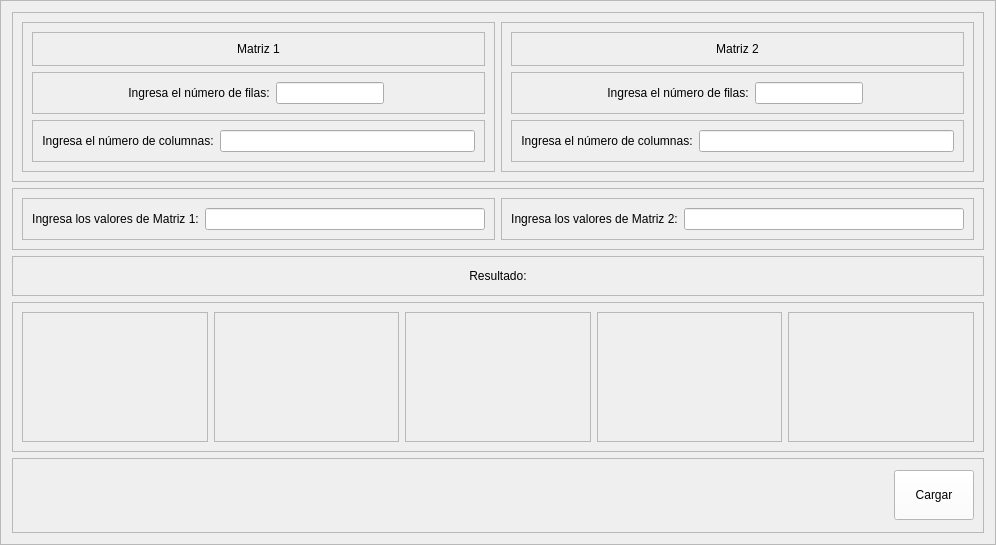
                            <widget class="QFrame" name="frame_13">
                             <property name="frameShape">
                              <enum>QFrame::StyledPanel</enum>
                             </property>
                             <property name="frameShadow">
                              <enum>QFrame::Raised</enum>
                             </property>
                             <layout class="QVBoxLayout" name="verticalLayout_19">
                              <item>
                               <widget class="QFrame" name="frame_10">
                                <property name="minimumSize">
                                 <size>
                                  <width>0</width>
                                  <height>150</height>
                                 </size>
                                </property>
                                <property name="frameShape">
                                 <enum>QFrame::StyledPanel</enum>
                                </property>
                                <property name="frameShadow">
                                 <enum>QFrame::Raised</enum>
                                </property>
                                <layout class="QHBoxLayout" name="horizontalLayout_4">
                                 <item>
                                  <widget class="QFrame" name="frame_50">
                                   <property name="frameShape">
                                    <enum>QFrame::StyledPanel</enum>
                                   </property>
                                   <property name="frameShadow">
                                    <enum>QFrame::Raised</enum>
                                   </property>
                                   <layout class="QVBoxLayout" name="verticalLayout_20">
                                    <item>
                                     <widget class="QFrame" name="frame_52">
                                      <property name="frameShape">
                                       <enum>QFrame::StyledPanel</enum>
                                      </property>
                                      <property name="frameShadow">
                                       <enum>QFrame::Raised</enum>
                                      </property>
                                      <layout class="QVBoxLayout" name="verticalLayout_22">
                                       <item>
                                        <widget class="QLabel" name="label_16">
                                         <property name="styleSheet">
                                          <string notr="true">font: 75 9pt &quot;Open Sans Semibold&quot;</string>
                                         </property>
                                         <property name="text">
                                          <string>Matriz 1</string>
                                         </property>
                                         <property name="alignment">
                                          <set>Qt::AlignCenter</set>
                                         </property>
                                        </widget>
                                       </item>
                                      </layout>
                                     </widget>
                                    </item>
                                    <item>
                                     <widget class="QFrame" name="frame_53">
                                      <property name="frameShape">
                                       <enum>QFrame::StyledPanel</enum>
                                      </property>
                                      <property name="frameShadow">
                                       <enum>QFrame::Raised</enum>
                                      </property>
                                      <layout class="QHBoxLayout" name="horizontalLayout_34">
                                       <property name="leftMargin">
                                        <number>95</number>
                                       </property>
                                       <property name="rightMargin">
                                        <number>100</number>
                                       </property>
                                       <item>
                                        <widget class="QLabel" name="label_18">
                                         <property name="styleSheet">
                                          <string notr="true">font: 75 9pt &quot;Open Sans Semibold&quot;</string>
                                         </property>
                                         <property name="text">
                                          <string>Ingresa el número de filas:</string>
                                         </property>
                                         <property name="alignment">
                                          <set>Qt::AlignCenter</set>
                                         </property>
                                        </widget>
                                       </item>
                                       <item>
                                        <widget class="QLineEdit" name="le_filas_3">
                                         <property name="styleSheet">
                                          <string notr="true">font: 75 8pt &quot;Open Sans Semibold&quot;</string>
                                         </property>
                                        </widget>
                                       </item>
                                      </layout>
                                     </widget>
                                    </item>
                                    <item>
                                     <widget class="QFrame" name="frame_54">
                                      <property name="frameShape">
                                       <enum>QFrame::StyledPanel</enum>
                                      </property>
                                      <property name="frameShadow">
                                       <enum>QFrame::Raised</enum>
                                      </property>
                                      <layout class="QHBoxLayout" name="horizontalLayout_36">
                                       <item>
                                        <widget class="QLabel" name="label_20">
                                         <property name="styleSheet">
                                          <string notr="true">font: 75 9pt &quot;Open Sans Semibold&quot;</string>
                                         </property>
                                         <property name="text">
                                          <string>Ingresa el número de columnas:</string>
                                         </property>
                                         <property name="alignment">
                                          <set>Qt::AlignCenter</set>
                                         </property>
                                        </widget>
                                       </item>
                                       <item>
                                        <widget class="QLineEdit" name="le_columnas_3">
                                         <property name="styleSheet">
                                          <string notr="true">font: 75 8pt &quot;Open Sans Semibold&quot;</string>
                                         </property>
                                        </widget>
                                       </item>
                                      </layout>
                                     </widget>
                                    </item>
                                   </layout>
                                  </widget>
                                 </item>
                                 <item>
                                  <widget class="QFrame" name="frame_51">
                                   <property name="frameShape">
                                    <enum>QFrame::StyledPanel</enum>
                                   </property>
                                   <property name="frameShadow">
                                    <enum>QFrame::Raised</enum>
                                   </property>
                                   <layout class="QVBoxLayout" name="verticalLayout_21">
                                    <item>
                                     <widget class="QFrame" name="frame_55">
                                      <property name="frameShape">
                                       <enum>QFrame::StyledPanel</enum>
                                      </property>
                                      <property name="frameShadow">
                                       <enum>QFrame::Raised</enum>
                                      </property>
                                      <layout class="QVBoxLayout" name="verticalLayout_23">
                                       <item>
                                        <widget class="QLabel" name="label_17">
                                         <property name="styleSheet">
                                          <string notr="true">font: 75 9pt &quot;Open Sans Semibold&quot;</string>
                                         </property>
                                         <property name="text">
                                          <string>Matriz 2</string>
                                         </property>
                                         <property name="alignment">
                                          <set>Qt::AlignCenter</set>
                                         </property>
                                        </widget>
                                       </item>
                                      </layout>
                                     </widget>
                                    </item>
                                    <item>
                                     <widget class="QFrame" name="frame_57">
                                      <property name="frameShape">
                                       <enum>QFrame::StyledPanel</enum>
                                      </property>
                                      <property name="frameShadow">
                                       <enum>QFrame::Raised</enum>
                                      </property>
                                      <layout class="QHBoxLayout" name="horizontalLayout_33">
                                       <property name="leftMargin">
                                        <number>95</number>
                                       </property>
                                       <property name="rightMargin">
                                        <number>100</number>
                                       </property>
                                       <item>
                                        <widget class="QLabel" name="label_19">
                                         <property name="styleSheet">
                                          <string notr="true">font: 75 9pt &quot;Open Sans Semibold&quot;</string>
                                         </property>
                                         <property name="text">
                                          <string>Ingresa el número de filas:</string>
                                         </property>
                                         <property name="alignment">
                                          <set>Qt::AlignCenter</set>
                                         </property>
                                        </widget>
                                       </item>
                                       <item>
                                        <widget class="QLineEdit" name="le_filas_4">
                                         <property name="styleSheet">
                                          <string notr="true">font: 75 8pt &quot;Open Sans Semibold&quot;</string>
                                         </property>
                                        </widget>
                                       </item>
                                      </layout>
                                     </widget>
                                    </item>
                                    <item>
                                     <widget class="QFrame" name="frame_56">
                                      <property name="frameShape">
                                       <enum>QFrame::StyledPanel</enum>
                                      </property>
                                      <property name="frameShadow">
                                       <enum>QFrame::Raised</enum>
                                      </property>
                                      <layout class="QHBoxLayout" name="horizontalLayout_35">
                                       <item>
                                        <widget class="QLabel" name="label_21">
                                         <property name="styleSheet">
                                          <string notr="true">font: 75 9pt &quot;Open Sans Semibold&quot;</string>
                                         </property>
                                         <property name="text">
                                          <string>Ingresa el número de columnas:</string>
                                         </property>
                                         <property name="alignment">
                                          <set>Qt::AlignCenter</set>
                                         </property>
                                        </widget>
                                       </item>
                                       <item>
                                        <widget class="QLineEdit" name="le_columnas_4">
                                         <property name="styleSheet">
                                          <string notr="true">font: 75 8pt &quot;Open Sans Semibold&quot;</string>
                                         </property>
                                        </widget>
                                       </item>
                                      </layout>
                                     </widget>
                                    </item>
                                   </layout>
                                  </widget>
                                 </item>
                                </layout>
                               </widget>
                              </item>
                              <item>
                               <widget class="QFrame" name="frame_46">
                                <property name="frameShape">
                                 <enum>QFrame::StyledPanel</enum>
                                </property>
                                <property name="frameShadow">
                                 <enum>QFrame::Raised</enum>
                                </property>
                                <layout class="QHBoxLayout" name="horizontalLayout_37">
                                 <item>
                                  <widget class="QFrame" name="frame_58">
                                   <property name="frameShape">
                                    <enum>QFrame::StyledPanel</enum>
                                   </property>
                                   <property name="frameShadow">
                                    <enum>QFrame::Raised</enum>
                                   </property>
                                   <layout class="QHBoxLayout" name="horizontalLayout_39">
                                    <item>
                                     <widget class="QLabel" name="label_22">
                                      <property name="styleSheet">
                                       <string notr="true">font: 75 9pt &quot;Open Sans Semibold&quot;</string>
                                      </property>
                                      <property name="text">
                                       <string>Ingresa los valores de Matriz 1:</string>
                                      </property>
                                      <property name="alignment">
                                       <set>Qt::AlignCenter</set>
                                      </property>
                                     </widget>
                                    </item>
                                    <item>
                                     <widget class="QLineEdit" name="le_m1_3">
                                      <property name="styleSheet">
                                       <string notr="true">font: 75 8pt &quot;Open Sans Semibold&quot;</string>
                                      </property>
                                     </widget>
                                    </item>
                                   </layout>
                                  </widget>
                                 </item>
                                 <item>
                                  <widget class="QFrame" name="frame_59">
                                   <property name="frameShape">
                                    <enum>QFrame::StyledPanel</enum>
                                   </property>
                                   <property name="frameShadow">
                                    <enum>QFrame::Raised</enum>
                                   </property>
                                   <layout class="QHBoxLayout" name="horizontalLayout_38">
                                    <item>
                                     <widget class="QLabel" name="label_23">
                                      <property name="styleSheet">
                                       <string notr="true">font: 75 9pt &quot;Open Sans Semibold&quot;</string>
                                      </property>
                                      <property name="text">
                                       <string>Ingresa los valores de Matriz 2:</string>
                                      </property>
                                      <property name="alignment">
                                       <set>Qt::AlignCenter</set>
                                      </property>
                                     </widget>
                                    </item>
                                    <item>
                                     <widget class="QLineEdit" name="le_m2_3">
                                      <property name="styleSheet">
                                       <string notr="true">font: 75 8pt &quot;Open Sans Semibold&quot;</string>
                                      </property>
                                     </widget>
                                    </item>
                                   </layout>
                                  </widget>
                                 </item>
                                </layout>
                               </widget>
                              </item>
                              <item>
                               <widget class="QFrame" name="frame_47">
                                <property name="minimumSize">
                                 <size>
                                  <width>0</width>
                                  <height>40</height>
                                 </size>
                                </property>
                                <property name="maximumSize">
                                 <size>
                                  <width>16777215</width>
                                  <height>40</height>
                                 </size>
                                </property>
                                <property name="frameShape">
                                 <enum>QFrame::StyledPanel</enum>
                                </property>
                                <property name="frameShadow">
                                 <enum>QFrame::Raised</enum>
                                </property>
                                <layout class="QVBoxLayout" name="verticalLayout_24">
                                 <item>
                                  <widget class="QLabel" name="label_24">
                                   <property name="styleSheet">
                                    <string notr="true">font: 75 10pt &quot;Open Sans Semibold&quot;</string>
                                   </property>
                                   <property name="text">
                                    <string>Resultado:</string>
                                   </property>
                                   <property name="alignment">
                                    <set>Qt::AlignCenter</set>
                                   </property>
                                  </widget>
                                 </item>
                                </layout>
                               </widget>
                              </item>
                              <item>
                               <widget class="QFrame" name="frame_48">
                                <property name="minimumSize">
                                 <size>
                                  <width>0</width>
                                  <height>150</height>
                                 </size>
                                </property>
                                <property name="frameShape">
                                 <enum>QFrame::StyledPanel</enum>
                                </property>
                                <property name="frameShadow">
                                 <enum>QFrame::Raised</enum>
                                </property>
                                <layout class="QHBoxLayout" name="horizontalLayout_46">
                                 <item>
                                  <widget class="QFrame" name="frame_60">
                                   <property name="frameShape">
                                    <enum>QFrame::StyledPanel</enum>
                                   </property>
                                   <property name="frameShadow">
                                    <enum>QFrame::Raised</enum>
                                   </property>
                                   <layout class="QHBoxLayout" name="horizontalLayout_41">
                                    <item>
                                     <widget class="QLabel" name="lbl_m1_3">
                                      <property name="styleSheet">
                                       <string notr="true">font: 75 12.5pt &quot;Open Sans Semibold&quot;</string>
                                      </property>
                                      <property name="text">
                                       <string/>
                                      </property>
                                      <property name="alignment">
                                       <set>Qt::AlignCenter</set>
                                      </property>
                                     </widget>
                                    </item>
                                   </layout>
                                  </widget>
                                 </item>
                                 <item>
                                  <widget class="QFrame" name="frame_63">
                                   <property name="frameShape">
                                    <enum>QFrame::StyledPanel</enum>
                                   </property>
                                   <property name="frameShadow">
                                    <enum>QFrame::Raised</enum>
                                   </property>
                                   <layout class="QHBoxLayout" name="horizontalLayout_44">
                                    <item>
                                     <widget class="QLabel" name="lbl_mas_2">
                                      <property name="styleSheet">
                                       <string notr="true">font: 75 15pt &quot;Open Sans Semibold&quot;</string>
                                      </property>
                                      <property name="text">
                                       <string/>
                                      </property>
                                      <property name="alignment">
                                       <set>Qt::AlignCenter</set>
                                      </property>
                                     </widget>
                                    </item>
                                   </layout>
                                  </widget>
                                 </item>
                                 <item>
                                  <widget class="QFrame" name="frame_62">
                                   <property name="frameShape">
                                    <enum>QFrame::StyledPanel</enum>
                                   </property>
                                   <property name="frameShadow">
                                    <enum>QFrame::Raised</enum>
                                   </property>
                                   <layout class="QHBoxLayout" name="horizontalLayout_43">
                                    <item>
                                     <widget class="QLabel" name="lbl_m2_3">
                                      <property name="styleSheet">
                                       <string notr="true">font: 75 12.5pt &quot;Open Sans Semibold&quot;</string>
                                      </property>
                                      <property name="text">
                                       <string/>
                                      </property>
                                      <property name="alignment">
                                       <set>Qt::AlignCenter</set>
                                      </property>
                                     </widget>
                                    </item>
                                   </layout>
                                  </widget>
                                 </item>
                                 <item>
                                  <widget class="QFrame" name="frame_61">
                                   <property name="frameShape">
                                    <enum>QFrame::StyledPanel</enum>
                                   </property>
                                   <property name="frameShadow">
                                    <enum>QFrame::Raised</enum>
                                   </property>
                                   <layout class="QHBoxLayout" name="horizontalLayout_42">
                                    <item>
                                     <widget class="QLabel" name="lbl_igual_3">
                                      <property name="styleSheet">
                                       <string notr="true">font: 75 15pt &quot;Open Sans Semibold&quot;</string>
                                      </property>
                                      <property name="text">
                                       <string/>
                                      </property>
                                      <property name="alignment">
                                       <set>Qt::AlignCenter</set>
                                      </property>
                                     </widget>
                                    </item>
                                   </layout>
                                  </widget>
                                 </item>
                                 <item>
                                  <widget class="QFrame" name="frame_64">
                                   <property name="frameShape">
                                    <enum>QFrame::StyledPanel</enum>
                                   </property>
                                   <property name="frameShadow">
                                    <enum>QFrame::Raised</enum>
                                   </property>
                                   <layout class="QHBoxLayout" name="horizontalLayout_45">
                                    <item>
                                     <widget class="QLabel" name="lbl_resultado_3">
                                      <property name="styleSheet">
                                       <string notr="true">font: 75 12.5pt &quot;Open Sans Semibold&quot;</string>
                                      </property>
                                      <property name="text">
                                       <string/>
                                      </property>
                                      <property name="alignment">
                                       <set>Qt::AlignCenter</set>
                                      </property>
                                     </widget>
                                    </item>
                                   </layout>
                                  </widget>
                                 </item>
                                </layout>
                               </widget>
                              </item>
                              <item>
                               <widget class="QFrame" name="frame_49">
                                <property name="minimumSize">
                                 <size>
                                  <width>0</width>
                                  <height>75</height>
                                 </size>
                                </property>
                                <property name="maximumSize">
                                 <size>
                                  <width>16777215</width>
                                  <height>75</height>
                                 </size>
                                </property>
                                <property name="frameShape">
                                 <enum>QFrame::StyledPanel</enum>
                                </property>
                                <property name="frameShadow">
                                 <enum>QFrame::Raised</enum>
                                </property>
                                <layout class="QHBoxLayout" name="horizontalLayout_40">
                                 <item>
                                  <spacer name="horizontalSpacer_3">
                                   <property name="orientation">
                                    <enum>Qt::Horizontal</enum>
                                   </property>
                                   <property name="sizeHint" stdset="0">
                                    <size>
                                     <width>855</width>
                                     <height>20</height>
                                    </size>
                                   </property>
                                  </spacer>
                                 </item>
                                 <item>
                                  <widget class="QPushButton" name="btn_resultado_multiplicacion">
                                   <property name="minimumSize">
                                    <size>
                                     <width>0</width>
                                     <height>50</height>
                                    </size>
                                   </property>
                                   <property name="styleSheet">
                                    <string notr="true">QFrame{
background-color: rgb(51, 157, 255);
}

QPushButton{
color: rgb(0, 0, 0);
background-color: rgb(255, 255, 255);
font: 75 9pt &quot;Open Sans Semibold&quot;
}

QPushButton:hover{
color: rgb(255, 255, 255);
background-color: rgb(207, 178, 132);
font: 75 10pt  &quot;Open Sans Semibold&quot;
}</string>
                                   </property>
                                   <property name="text">
                                    <string>Cargar</string>
                                   </property>
                                  </widget>
                                 </item>
                                </layout>
                               </widget>
                              </item>
                             </layout>
                            </widget>
